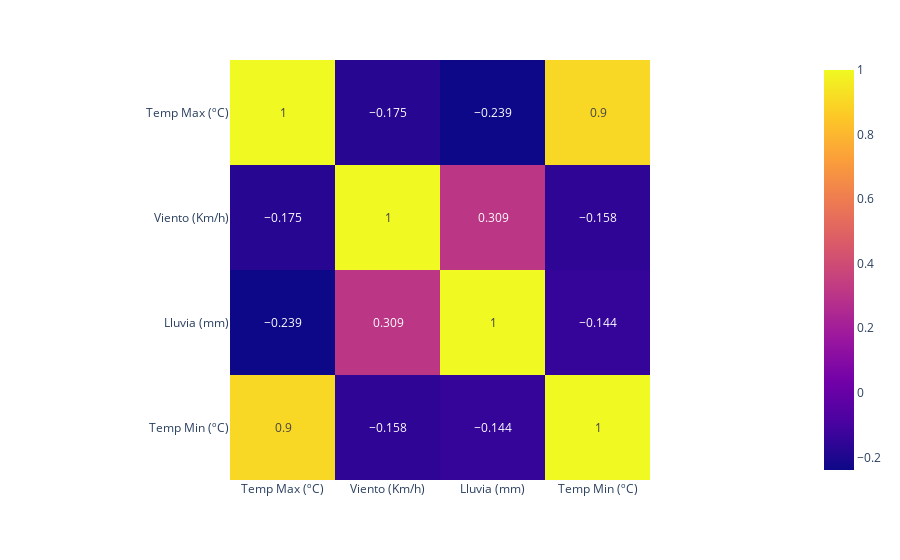

Source (notebook cell):
### Markdown cell above
Heatmap

### Code cell
px.imshow(img       = df_descargado[["Temp Max (ºC)", "Viento (Km/h)", "Lluvia (mm)", "Temp Min (ºC)"]].corr().round(3),
          text_auto = True)

### Figure 1 — Plotly figure (JSON) as saved in the notebook; plotly's stock layout.template omitted (floating-point values rounded to 4 significant figures)
{"data": [{"coloraxis": "coloraxis", "hovertemplate": "x: %{x}<br>y: %{y}<br>color: %{z}<extra></extra>", "name": "0", "texttemplate": "%{z}", "type": "heatmap", "x": ["Temp Max (ºC)", "Viento (Km/h)", "Lluvia (mm)", "Temp Min (ºC)"], "xaxis": "x", "y": ["Temp Max (ºC)", "Viento (Km/h)", "Lluvia (mm)", "Temp Min (ºC)"], "yaxis": "y", "z": [[1, -0.175, -0.239, 0.9], [-0.175, 1, 0.309, -0.158], [-0.239, 0.309, 1, -0.144], [0.9, -0.158, -0.144, 1]]}], "layout": {"coloraxis": {"colorscale": [[0, "#0d0887"], [0.1111, "#46039f"], [0.2222, "#7201a8"], [0.3333, "#9c179e"], [0.4444, "#bd3786"], [0.5556, "#d8576b"], [0.6667, "#ed7953"], [0.7778, "#fb9f3a"], [0.8889, "#fdca26"], [1, "#f0f921"]]}, "margin": {"t": 60}, "xaxis": {"anchor": "y", "constrain": "domain", "domain": [0, 1], "scaleanchor": "y"}, "yaxis": {"anchor": "x", "autorange": "reversed", "constrain": "domain", "domain": [0, 1]}}}
